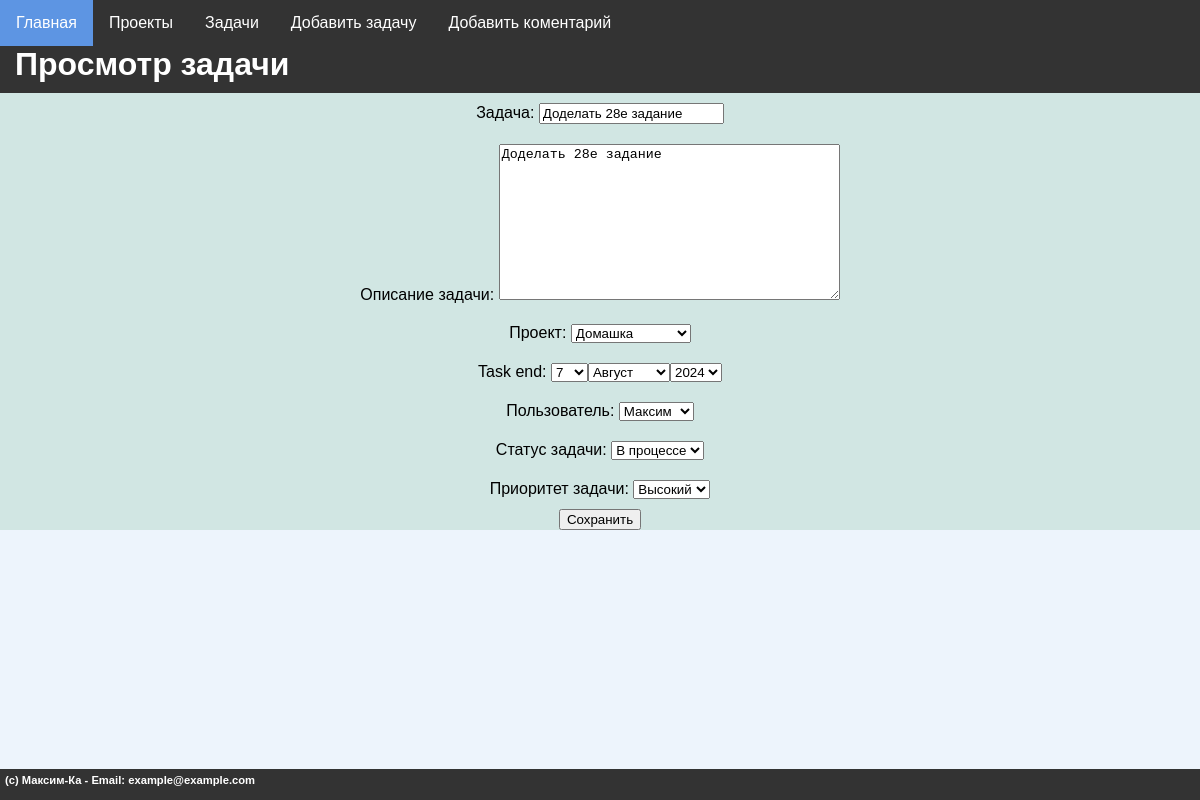
The page /viewtask/1/ on the database its author committed.
### mainsite/models.py (models this page shows, shortened)
class Tasks(models.Model):
    STATUS_CHOICES = [
        ('Ожидает', 'Ожидает'),
        ('В процессе', 'В процессе'),
        ('Готово', 'Готово'),
    ]
    PRIORITY_CHOICES = [
        ('Низкий', 'Низкий'),
        ('Средний', 'Средний'),
        ('Высокий', 'Высокий'),
    ]
    task_proj = models.ForeignKey(Project, to_field='proj_name', on_delete=models.CASCADE, related_name='tasks', verbose_name="Проект")
    implementer = models.ForeignKey(Users, to_field='username',null = True ,on_delete=models.CASCADE, related_name='user', verbose_name="Пользователь" )
    task_name = models.CharField(max_length=255, verbose_name="Задача")
    task_desc = models.TextField(blank=True, verbose_name="Описание задачи")
    task_end = models.DateField(null = True, verbose_name="Выполнить до")
    status = models.CharField(max_length=20, choices=STATUS_CHOICES, default='pending', verbose_name="Статус задачи")
    priority = models.CharField(max_length=20, choices=PRIORITY_CHOICES, default='medium', verbose_name="Приоритет задачи")
    class Meta:
        verbose_name = "Задачи"
        verbose_name_plural = "Задачи"
        ordering = ["task_end"]

### mainsite/views.py (the view, shortened to what this page needs)
# urls.py: path('viewtask/<int:task_id>/', view_task, name='view_task'),
def view_task(request, task_id):
    menu = [{'title':'Главная','url':'/'},
            {'title':'Проекты','url':'/proj'},
            {'title':'Задачи','url':'/tasks'},
            {'title':'Добавить задачу','url':'/add_task'},
            {'title':'Добавить коментарий','url':'/add_coment'}]
    instance = get_object_or_404(Tasks, id=task_id)
    form = TaskForm(instance=instance)
    context = {
        'title': 'Просмотр задачи',
        'menu': menu,
        'form': form,
        'footer' : "(c) Максим-Ка - Email: example@example.com",
        'header' : "Просмотр задачи"
    }
    return render(request, 'project_K/viewtask.html', context)

### mainsite/forms.py
class TaskForm(forms.ModelForm):
    task_end = forms.DateField(widget=SelectDateWidget(years=range(2024, 2026)))
    class Meta:
        model = Tasks
        fields = ['task_name','task_desc','task_proj','task_end','implementer','status','priority']

### mainsite/models.py (called while the page is built)
    def __str__(self):
      return self.username

    def __str__(self):
      return self.proj_name

### mainsite/templates/project_K/viewtask.html
{% extends 'project_K/base.html' %} {% block content %}
<form method="post" enctype="multipart/form-data">
  {% csrf_token %} {{ form.non_field_errors }} {{ form.as_p }}
  <button type="submit">Сохранить</button>
</form>
{% endblock %}

### mainsite/static/style.css (style rules this page uses)
body, html { background-color: #edf4fc; margin: 0; padding: 0; width: 100%; padding-bottom: 10px; }
p { margin: 0px; padding-top: 10px; padding-bottom: 10px; }

### rows shown on the page
Tasks: task_name "Доделать 28е задание", task_desc "Доделать 28е задание", task_proj "Домашка", implementer "Максим", status "В процессе", priority "Высокий"

### other values the page prints
{{ item.title }} "Главная" "Проекты" "Задачи" "Добавить задачу" "Добавить коментарий"
{{ header }} "Просмотр задачи"
{{ footer }} "(c) Максим-Ка - Email: example@example.com"
